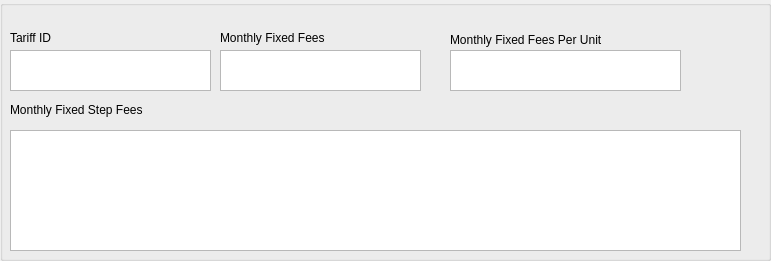
             <widget class="QGroupBox" name="Month_fixed_group">
              <property name="geometry">
               <rect>
                <x>10</x>
                <y>20</y>
                <width>771</width>
                <height>261</height>
               </rect>
              </property>
              <property name="styleSheet">
               <string notr="true"/>
              </property>
              <property name="title">
               <string/>
              </property>
              <widget class="QLabel" name="L_TariffID_5">
               <property name="geometry">
                <rect>
                 <x>10</x>
                 <y>30</y>
                 <width>201</width>
                 <height>16</height>
                </rect>
               </property>
               <property name="text">
                <string>Tariff ID</string>
               </property>
              </widget>
              <widget class="QLabel" name="L_Month_Fixed_Fees_5">
               <property name="geometry">
                <rect>
                 <x>220</x>
                 <y>30</y>
                 <width>201</width>
                 <height>16</height>
                </rect>
               </property>
               <property name="text">
                <string>Monthly Fixed Fees</string>
               </property>
              </widget>
              <widget class="QLabel" name="L_Month_Fixed_Fees_Per_Unit_6">
               <property name="geometry">
                <rect>
                 <x>450</x>
                 <y>30</y>
                 <width>231</width>
                 <height>20</height>
                </rect>
               </property>
               <property name="text">
                <string>Monthly Fixed Fees Per Unit</string>
               </property>
              </widget>
              <widget class="QTextEdit" name="T_TariffID_5">
               <property name="geometry">
                <rect>
                 <x>10</x>
                 <y>50</y>
                 <width>201</width>
                 <height>41</height>
                </rect>
               </property>
              </widget>
              <widget class="QTextEdit" name="T_Month_Fixed_Fees_5">
               <property name="geometry">
                <rect>
                 <x>220</x>
                 <y>50</y>
                 <width>201</width>
                 <height>41</height>
                </rect>
               </property>
              </widget>
              <widget class="QTextEdit" name="T_Month_Fixed_Fees_Per_Unit_5">
               <property name="geometry">
                <rect>
                 <x>450</x>
                 <y>50</y>
                 <width>231</width>
                 <height>41</height>
                </rect>
               </property>
              </widget>
              <widget class="QLabel" name="L_Month_Fixed_Step_Fees_5">
               <property name="geometry">
                <rect>
                 <x>10</x>
                 <y>100</y>
                 <width>191</width>
                 <height>20</height>
                </rect>
               </property>
               <property name="text">
                <string>Monthly Fixed Step Fees</string>
               </property>
              </widget>
              <widget class="QTableWidget" name="table_Month_Fixed_Step_Fees_5">
               <property name="geometry">
                <rect>
                 <x>10</x>
                 <y>130</y>
                 <width>731</width>
                 <height>121</height>
                </rect>
               </property>
               <property name="styleSheet">
                <string notr="true"/>
               </property>
              </widget>
             </widget>
